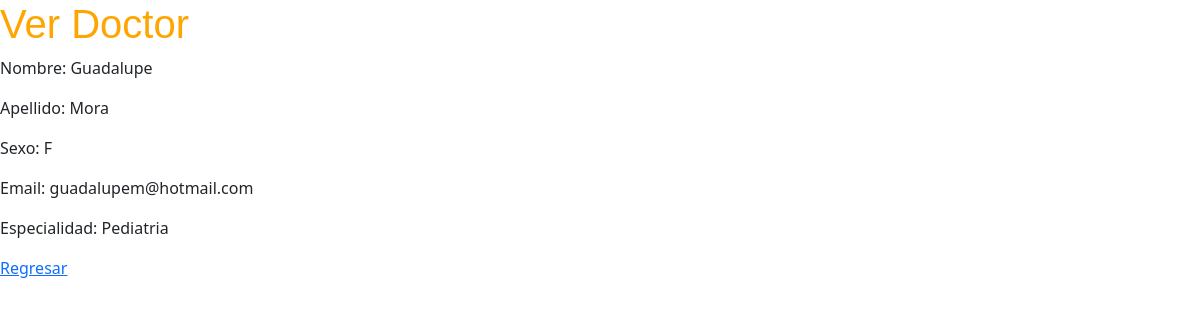
The page /Ver_Doctor/18 on the database its author committed.
### Doctores/models.py (models this page shows, shortened)
class Doctor(models.Model):
    SEXO = [
        ("M", "Masculino"),
        ("F", "Femenino"),
    ]
    nombre = models.CharField(max_length=50)
    apellido = models.CharField(max_length=50)
    sexo = models.CharField(max_length=1, choices=SEXO, null=True)
    email = models.CharField(max_length=50)
    especialidad = models.CharField(max_length=50)
    activo = models.BooleanField(default=True)
    turno = models.ForeignKey(TurnoTrabajo, on_delete=models.SET_NULL, null=True)
    experiencia= models.ForeignKey(Experiencia, on_delete=models.SET_NULL, null=True)
    lugar = models.ForeignKey(Lugar_Trabajo, on_delete=models.SET_NULL, null=True)

### Doctores/views.py (the view)
# urls.py: path('Ver_Doctor/<int:idDoctor>', Ver_Doctor),
def Ver_Doctor(request, idDoctor):
    pagina = loader.get_template('Ver_Doctor.html')
    doctor = get_object_or_404(Doctor, pk=idDoctor)
    mensaje = {'doctor': doctor}
    return HttpResponse(pagina.render(mensaje, request))

### Doctores/templates/Ver_Doctor.html (shortened to what this page needs)
<!DOCTYPE html>
<html lang="en">
<head>
    {% load static %}
  <link href="https://cdn.jsdelivr.net/npm/bootstrap@5.3.0/dist/css/bootstrap.min.css" rel="stylesheet">
</head>
<body>
    <fieldset>
         <h1 style="color:orange;font-family:Arial;">Ver Doctor</h1>
    </fieldset>
<div>
    <p>Nombre: {{doctor.nombre}}</p>
    <p>Apellido: {{doctor.apellido}}</p>
    <p>Sexo: {{doctor.sexo}}</p>
    <p>Email: {{doctor.email}}</p>
    <p>Especialidad: {{doctor.especialidad}}</p>
</div>
<div>
     <a href="{%url 'inicio' %}">Regresar</a>
</div>
</body>
</html>

### rows shown on the page
Doctor: nombre "Guadalupe", apellido "Mora", sexo "F", email "guadalupem@hotmail.com", especialidad "Pediatria"
